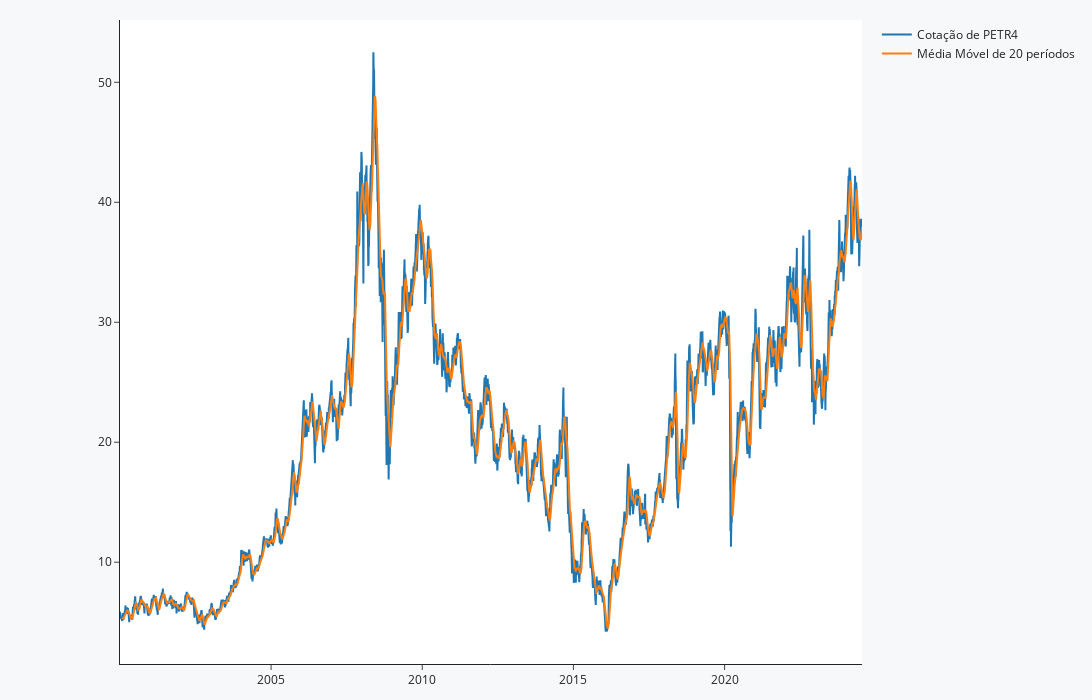

Notebook code for this chart:
### Markdown cell above
O gráfico estático oferece uma visão instantânea e mais simples das médias móveis, enquanto o gráfico interativo permite explorar os dados em mais detalhes, como identificar pontos específicos no tempo.  
A interação pode ser útil para uma análise mais aprofundada e para destacar padrões que podem não ser imediatamente visíveis no gráfico estático.

### Code cell
fig = go.Figure()

fig.add_trace(go.Scatter(x=spread.index, y=spread["PETR4.SA"], name = 'Cotação de PETR4'))
fig.add_trace(go.Scatter(x=spread.index, y=spread["MM_20"], name = 'Média Móvel de 20 períodos'))

fig.update_layout(xaxis_rangeslider_visible=False, margin=dict(l=120, r=20, t=20, b=20),
                  template = 'simple_white',
                  paper_bgcolor="#f7f8fa", width=1500,height=700)

fig.show()

### Figure 1 — Plotly figure (JSON) as saved in the notebook; plotly's stock layout.template omitted (floating-point values rounded to 4 significant figures; data arrays with more than 128 entries replaced by an {"elided": "..."} marker saying what was removed)
{"data": [{"name": "Cotação de PETR4", "type": "scatter", "x": {"elided": "6164 str values"}, "y": {"elided": "6164 float values"}}, {"name": "Média Móvel de 20 períodos", "type": "scatter", "x": {"elided": "6164 str values"}, "y": {"elided": "6164 float values"}}], "layout": {"height": 700, "margin": {"b": 20, "l": 120, "r": 20, "t": 20}, "paper_bgcolor": "#f7f8fa", "width": 1500, "xaxis": {"rangeslider": {"visible": false}}}}
